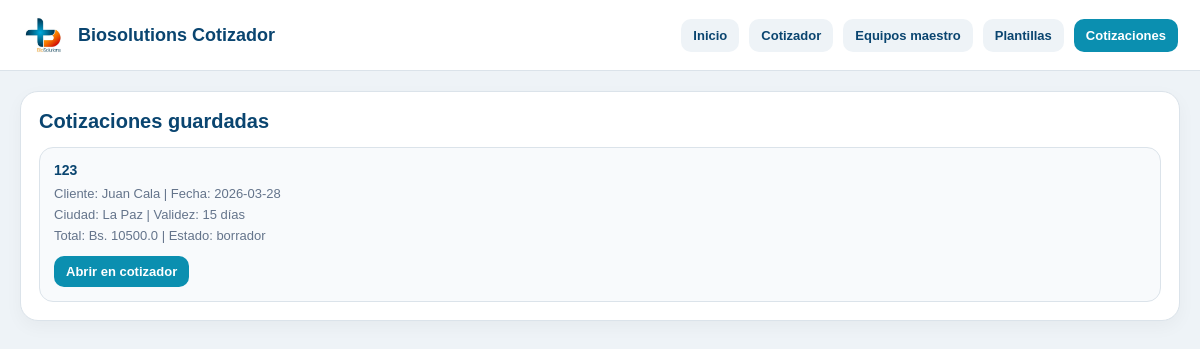
/cotizaciones, run on an earlier commit of the app's database.
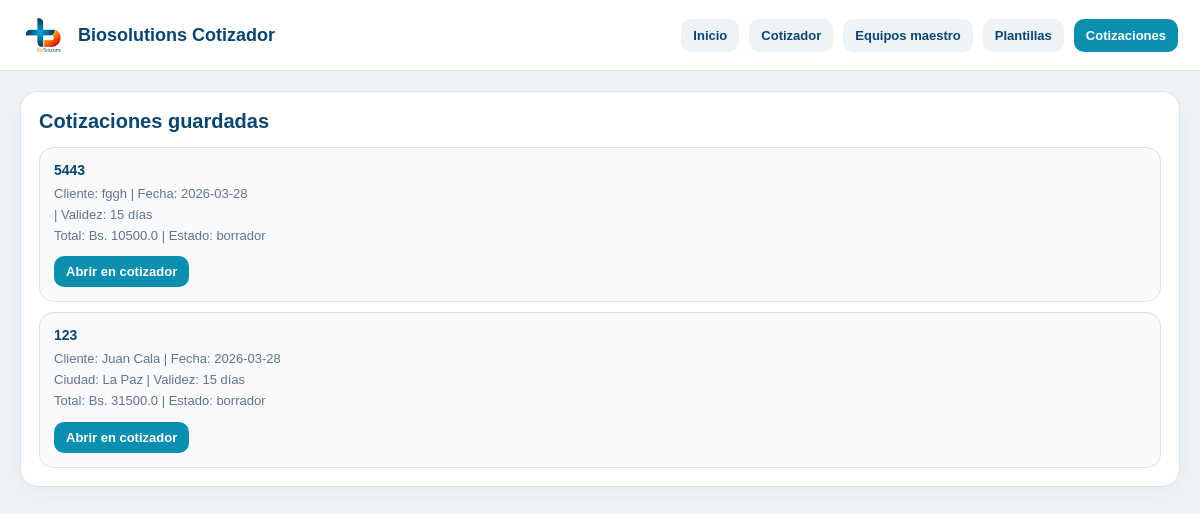
And on a later commit of the database.
### tables this page shows
CREATE TABLE cotizaciones (
    id INTEGER PRIMARY KEY AUTOINCREMENT,
    numero TEXT,
    fecha TEXT,
    cliente TEXT,
    atencion TEXT,
    ciudad TEXT,
    validez TEXT,
    forma_pago TEXT,
    observaciones TEXT,
    moneda TEXT DEFAULT 'BOB',
    total REAL DEFAULT 0,
    estado TEXT DEFAULT 'borrador'
);

### app.py (the view)
@app.route("/cotizaciones")
def cotizaciones_page():
    conn = get_db_connection()
    cotizaciones = conn.execute("""
        SELECT *
        FROM cotizaciones
        ORDER BY id DESC
    """).fetchall()
    conn.close()
    return render_template("cotizaciones.html", cotizaciones=cotizaciones, active_page="cotizaciones")

### app.py (called while the page is built)
def get_db_connection():
    conn = sqlite3.connect(DB_PATH, timeout=10)
    conn.row_factory = sqlite3.Row
    return conn

### templates/cotizaciones.html (shortened to what this page needs)
{% extends "base.html" %}
{% block content %}
<section class="page-card">
  <h2>Cotizaciones guardadas</h2>
  {% if cotizaciones %}
    <div class="lib-list">
      {% for c in cotizaciones %}
        <div class="lib-card">
          <strong>{{ c["numero"] or "Sin número" }}</strong>
          <span>
            {% if c["cliente"] %}Cliente: {{ c["cliente"] }}{% endif %}
            {% if c["fecha"] %} | Fecha: {{ c["fecha"] }}{% endif %}
          </span>
          <span>
            {% if c["ciudad"] %}Ciudad: {{ c["ciudad"] }}{% endif %}
            {% if c["validez"] %} | Validez: {{ c["validez"] }}{% endif %}
          </span>
          <span>
            Total: Bs. {{ c["total"] or 0 }}
            {% if c["estado"] %} | Estado: {{ c["estado"] }}{% endif %}
          </span>
          <div class="actions">
            <a href="{{ url_for('cotizador') }}?cotizacion_id={{ c['id'] }}">Abrir en cotizador</a>
          </div>
        </div>
      {% endfor %}
    </div>
  {% else %}
    <p class="tiny-note">Todavía no hay cotizaciones guardadas en la base.</p>
  {% endif %}
</section>
{% endblock %}

### templates/base.html (shortened to what this page needs)
<!DOCTYPE html>
<html lang="es">
<head>
  <link rel="stylesheet" href="{{ url_for('static', filename='styles.css') }}?v=7" />
</head>
<body>
  <header class="topbar">
    <div class="topbar-left">
      <img src="{{ url_for('static', filename='logo_biosolutions.png') }}" alt="BioSolutions" class="topbar-logo">
      <div class="topbar-title">Biosolutions Cotizador</div>
    </div>
    <nav class="nav-links">
      <a href="{{ url_for('dashboard') }}" class="{% if active_page == 'inicio' %}active{% endif %}">Inicio</a>
      <a href="{{ url_for('cotizador') }}" class="{% if active_page == 'cotizador' %}active{% endif %}">Cotizador</a>
      <a href="{{ url_for('equipos_page') }}" class="{% if active_page == 'equipos' %}active{% endif %}">Equipos maestro</a>
      <a href="{{ url_for('plantillas_page') }}" class="{% if active_page == 'plantillas' %}active{% endif %}">Plantillas</a>
      <a href="{{ url_for('cotizaciones_page') }}" class="{% if active_page == 'cotizaciones' %}active{% endif %}">Cotizaciones</a>
    </nav>
  </header>
  <main class="page-shell">
    {% block content %}{% endblock %}
  </main>
</body>
</html>

### static/styles.css (style rules this page uses)
:root { --primary:#0b8fb0; --primary-dark:#0a4570; --accent:#f47c20; --text:#1f2937; --muted:#6b7280; --line:#dbe3ea; --soft:#f7fafc; --panel:#ffffff; --bg:#eef3f7; --danger:#dc2626; }
* { box-sizing:border-box }
body { margin:0; font-family:Arial, Helvetica, sans-serif; background:var(--bg); color:var(--text); }

### templates/base.html (style rules this page uses)
.topbar { display:flex; justify-content:space-between; align-items:center; gap:16px; padding:14px 22px; background:#fff; border-bottom:1px solid #dbe3ea; position:sticky; top:0; z-index:20; }
.topbar-left { display:flex; align-items:center; gap:14px; }
.topbar-logo { height:42px; width:auto; display:block; }
.topbar-title { font-size:18px; font-weight:800; color:#0a4570; }
.nav-links { display:flex; flex-wrap:wrap; gap:10px; }
.nav-links a { text-decoration:none; padding:9px 12px; border-radius:10px; background:#eef3f7; color:#0a4570; font-weight:700; font-size:13px; }
.nav-links a.active { background:#0b8fb0; color:#fff; }
.page-shell { padding:20px; }

### templates/cotizaciones.html (style rules this page uses)
.page-card { background:#fff; border:1px solid #dbe3ea; border-radius:18px; padding:18px; box-shadow:0 6px 18px rgba(0,0,0,.04); }
.page-card h2 { margin:0 0 14px; color:#0a4570; font-size:20px; }
.lib-list { display:grid; gap:10px; }
.lib-card { border:1px solid #dbe3ea; border-radius:14px; padding:14px; background:#f8fafc; }
.lib-card strong { display:block; margin-bottom:6px; color:#0a4570; font-size:14px; }
.lib-card span { display:block; font-size:13px; color:#64748b; line-height:1.6; }
.actions { margin-top:10px; display:flex; gap:8px; flex-wrap:wrap; }
.actions a { text-decoration:none; background:#0b8fb0; color:#fff; padding:8px 12px; border-radius:10px; font-size:13px; font-weight:700; }

What changed in the data, as far as the page shows it:
added cotizaciones: numero "5443", cliente "fggh", fecha "2026-03-28", validez "15 días", total "10500.0", estado "borrador"
changed cotizaciones "Juan Cala": total "10500.0" → "31500.0"
